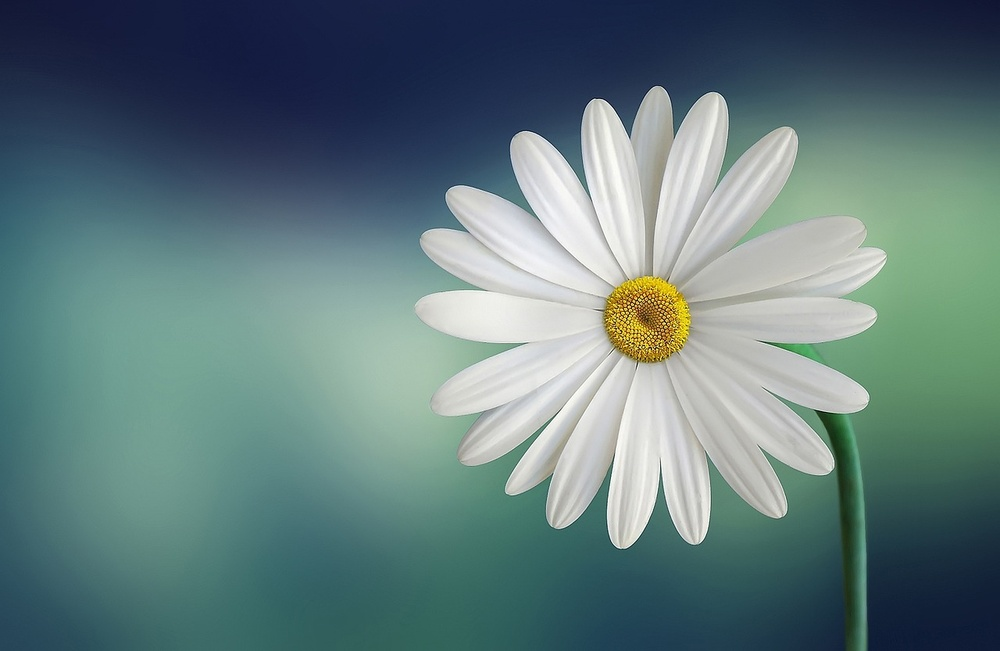
#> input picture input_image.jpg, 1000 x 651 px, shrunk from 1280 x 833 before the run
$ python exp_4.py
#> lines starting #> are read from the running program, lines starting #| are printed output that depends on the picture
# Experiment 4: Apply frequency domain filtering to an image. Implement both low pass and high pass filters, and demonstrate their effects.

import cv2
import numpy as np
import matplotlib.pyplot as plt

img = cv2.imread('input_image.jpg', 0)
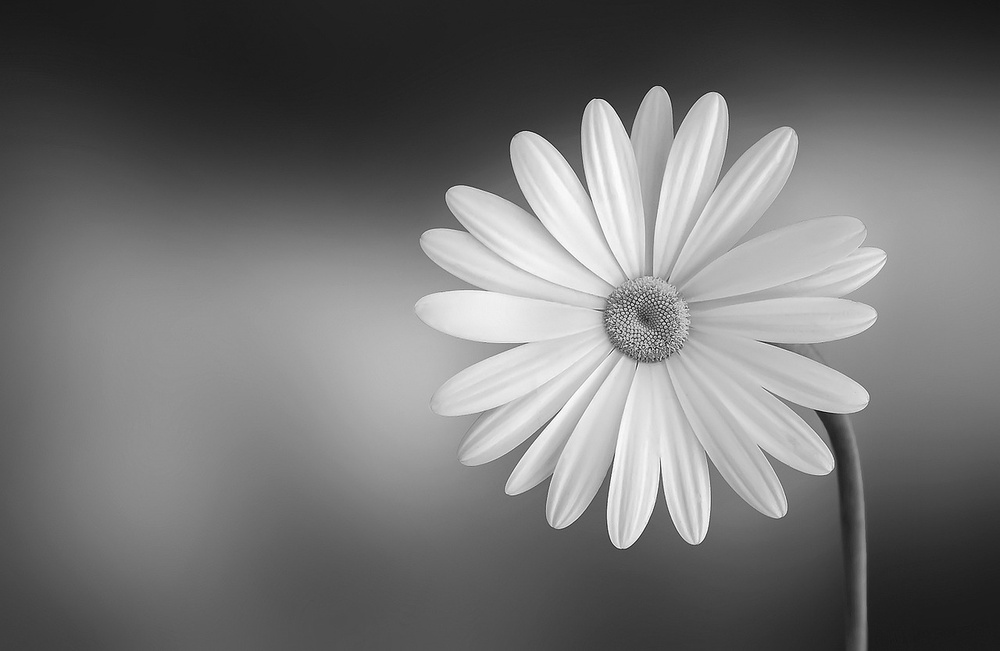
#> img: shape (651, 1000); min 1, max 255, mean 115.1
f = np.fft.fft2(img)
fshift = np.fft.fftshift(f)
rows, cols = img.shape
#> rows = 651; cols = 1000
crow, ccol = rows//2, cols//2
#> crow = 325; ccol = 500

mask_lp = np.zeros((rows, cols), np.uint8)
mask_lp[crow-30:crow+30, ccol-30:ccol+30] = 1
mask_hp = 1 - mask_lp

lp = np.fft.ifft2(np.fft.ifftshift(fshift * mask_lp))
hp = np.fft.ifft2(np.fft.ifftshift(fshift * mask_hp))

plt.figure(figsize=(10,4))
plt.subplot(1,3,1); plt.imshow(img, cmap='gray'); plt.title('Original'); plt.axis('off')
plt.subplot(1,3,2); plt.imshow(np.abs(lp), cmap='gray'); plt.title('Low Pass'); plt.axis('off')
plt.subplot(1,3,3); plt.imshow(np.abs(hp), cmap='gray'); plt.title('High Pass'); plt.axis('off')
plt.show()
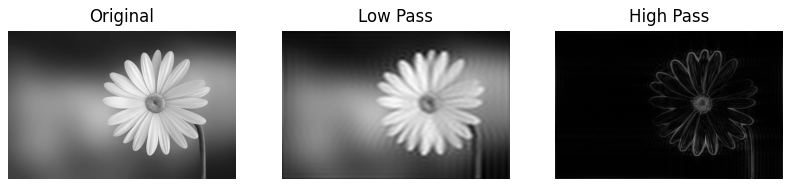
#> figure drawn by matplotlib, 3 panels

$ run again, with face.jpg copied over input_image.jpg
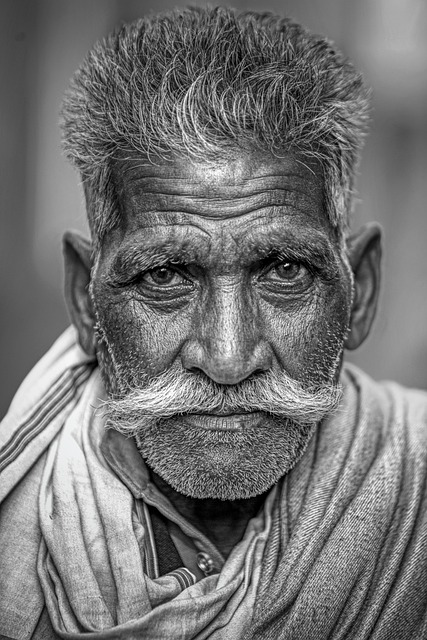
#> input picture face.jpg, 427 x 640 px
#> `plt.show()`:
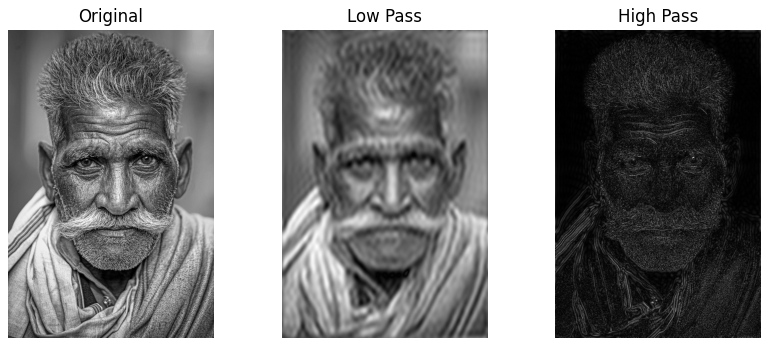
#> figure drawn by matplotlib, 3 panels
